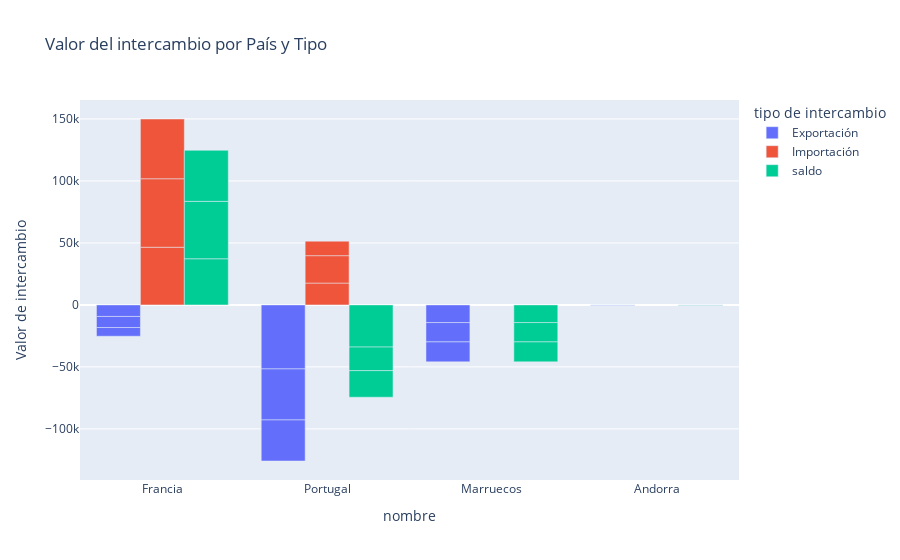

This figure's notebook cell:
### Code cell
fig = px.bar(df_intercambio, x = 'nombre', y = 'Valores', color = 'tipo de intercambio',
             title= 'Valor del intercambio por País y Tipo',
             labels= {'Valores' : 'Valor de intercambio', 'nombre' : 'nombre'},
             barmode= 'group')

fig.show()

### Figure 1 — Plotly figure (JSON) as saved in the notebook; plotly's stock layout.template omitted (floating-point values rounded to 4 significant figures)
{"data": [{"alignmentgroup": "True", "hovertemplate": "tipo de intercambio=Exportación<br>nombre=%{x}<br>Valor de intercambio=%{y}<extra></extra>", "legendgroup": "Exportación", "marker": {"color": "#636efa", "pattern": {"shape": ""}}, "name": "Exportación", "offsetgroup": "Exportación", "orientation": "v", "showlegend": true, "textposition": "auto", "type": "bar", "x": ["Francia", "Francia", "Francia", "Portugal", "Portugal", "Portugal", "Marruecos", "Marruecos", "Marruecos", "Andorra", "Andorra", "Andorra"], "xaxis": "x", "y": [-9298.0, -8923.0, -7028.0, -51610.0, -41160.0, -33100.0, -14230, -15590, -16090, -159, -369, -68], "yaxis": "y"}, {"alignmentgroup": "True", "hovertemplate": "tipo de intercambio=Importación<br>nombre=%{x}<br>Valor de intercambio=%{y}<extra></extra>", "legendgroup": "Importación", "marker": {"color": "#EF553B", "pattern": {"shape": ""}}, "name": "Importación", "offsetgroup": "Importación", "orientation": "v", "showlegend": true, "textposition": "auto", "type": "bar", "x": ["Francia", "Francia", "Francia", "Portugal", "Portugal", "Portugal"], "xaxis": "x", "y": [46530.0, 55230.0, 48190.0, 17630.0, 22120.0, 11680.0], "yaxis": "y"}, {"alignmentgroup": "True", "hovertemplate": "tipo de intercambio=saldo<br>nombre=%{x}<br>Valor de intercambio=%{y}<extra></extra>", "legendgroup": "saldo", "marker": {"color": "#00cc96", "pattern": {"shape": ""}}, "name": "saldo", "offsetgroup": "saldo", "orientation": "v", "showlegend": true, "textposition": "auto", "type": "bar", "x": ["Francia", "Francia", "Francia", "Portugal", "Portugal", "Portugal", "Marruecos", "Marruecos", "Marruecos", "Andorra", "Andorra", "Andorra"], "xaxis": "x", "y": [37230.0, 46310.0, 41170.0, -33980.0, -19040.0, -21420.0, -14230, -15590, -16090, -159, -369, -68], "yaxis": "y"}], "layout": {"barmode": "group", "legend": {"title": {"text": "tipo de intercambio"}, "tracegroupgap": 0}, "title": {"text": "Valor del intercambio por País y Tipo"}, "xaxis": {"anchor": "y", "domain": [0, 1], "title": {"text": "nombre"}}, "yaxis": {"anchor": "x", "domain": [0, 1], "title": {"text": "Valor de intercambio"}}}}
